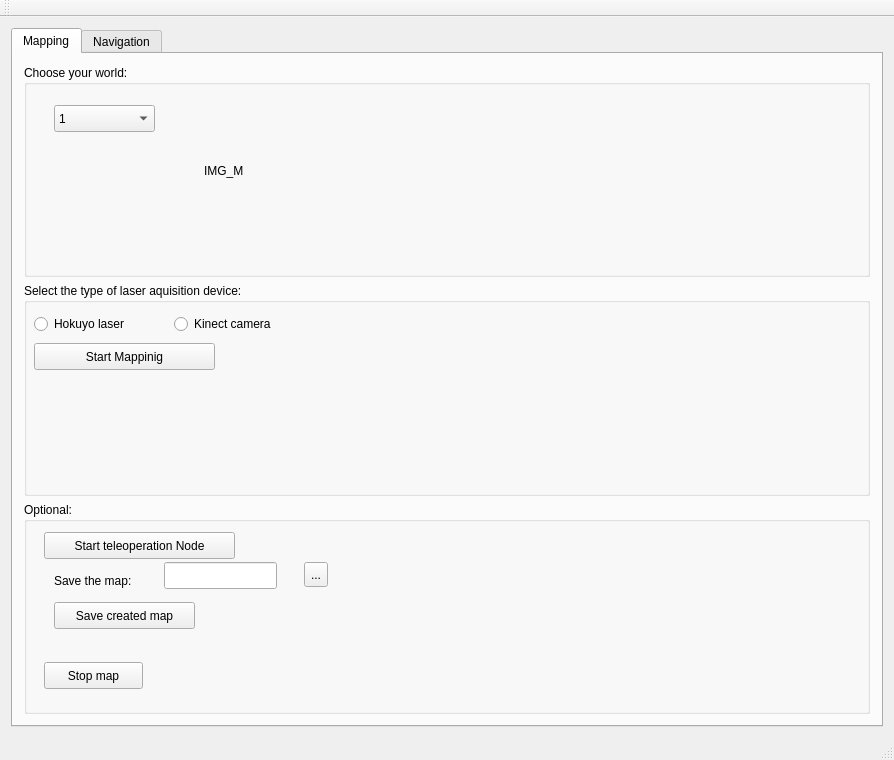
<?xml version="1.0" encoding="UTF-8"?>
<ui version="4.0">
 <class>MainWindow</class>
 <widget class="QMainWindow" name="MainWindow">
  <property name="geometry">
   <rect>
    <x>0</x>
    <y>0</y>
    <width>894</width>
    <height>760</height>
   </rect>
  </property>
  <property name="windowTitle">
   <string>Simulation Tool</string>
  </property>
  <widget class="QWidget" name="centralWidget">
   <layout class="QGridLayout" name="gridLayout">
    <item row="0" column="0">
     <widget class="QTabWidget" name="tabWidget">
      <property name="currentIndex">
       <number>0</number>
      </property>
      <widget class="QWidget" name="tab">
       <attribute name="title">
        <string>Mapping</string>
       </attribute>
       <layout class="QGridLayout" name="gridLayout_2">
        <item row="0" column="0">
         <widget class="QGroupBox" name="groupBox">
          <property name="title">
           <string>Choose your world:</string>
          </property>
          <property name="flat">
           <bool>false</bool>
          </property>
          <widget class="QComboBox" name="combo_box_mapping">
           <property name="geometry">
            <rect>
             <x>30</x>
             <y>40</y>
             <width>101</width>
             <height>27</height>
            </rect>
           </property>
           <item>
            <property name="text">
             <string>1</string>
            </property>
           </item>
           <item>
            <property name="text">
             <string>2</string>
            </property>
           </item>
           <item>
            <property name="text">
             <string>3</string>
            </property>
           </item>
          </widget>
          <widget class="QLabel" name="img_mapping">
           <property name="geometry">
            <rect>
             <x>180</x>
             <y>30</y>
             <width>311</width>
             <height>151</height>
            </rect>
           </property>
           <property name="text">
            <string>IMG_M</string>
           </property>
          </widget>
         </widget>
        </item>
        <item row="1" column="0">
         <widget class="QGroupBox" name="groupBox_2">
          <property name="title">
           <string>Select the type of laser aquisition device:</string>
          </property>
          <widget class="QRadioButton" name="hokuyo_gmapping">
           <property name="geometry">
            <rect>
             <x>10</x>
             <y>30</y>
             <width>117</width>
             <height>22</height>
            </rect>
           </property>
           <property name="text">
            <string>Hokuyo laser</string>
           </property>
          </widget>
          <widget class="QRadioButton" name="kinect_gmapping">
           <property name="geometry">
            <rect>
             <x>150</x>
             <y>30</y>
             <width>141</width>
             <height>22</height>
            </rect>
           </property>
           <property name="text">
            <string>Kinect camera</string>
           </property>
          </widget>
          <widget class="QPushButton" name="start_mapping">
           <property name="geometry">
            <rect>
             <x>10</x>
             <y>60</y>
             <width>181</width>
             <height>27</height>
            </rect>
           </property>
           <property name="text">
            <string>Start Mappinig</string>
           </property>
          </widget>
         </widget>
        </item>
        <item row="2" column="0">
         <widget class="QGroupBox" name="groupBox_3">
          <property name="title">
           <string>Optional: </string>
          </property>
          <widget class="QLabel" name="label_26">
           <property name="geometry">
            <rect>
             <x>30</x>
             <y>70</y>
             <width>101</width>
             <height>17</height>
            </rect>
           </property>
           <property name="text">
            <string>Save the map:</string>
           </property>
          </widget>
          <widget class="QLineEdit" name="text_path">
           <property name="geometry">
            <rect>
             <x>140</x>
             <y>60</y>
             <width>113</width>
             <height>27</height>
            </rect>
           </property>
          </widget>
          <widget class="QToolButton" name="browse_path">
           <property name="geometry">
            <rect>
             <x>280</x>
             <y>60</y>
             <width>24</width>
             <height>25</height>
            </rect>
           </property>
           <property name="text">
            <string>...</string>
           </property>
          </widget>
          <widget class="QPushButton" name="save_map">
           <property name="geometry">
            <rect>
             <x>30</x>
             <y>100</y>
             <width>141</width>
             <height>27</height>
            </rect>
           </property>
           <property name="text">
            <string>Save created map</string>
           </property>
          </widget>
          <widget class="QPushButton" name="start_teleop">
           <property name="geometry">
            <rect>
             <x>20</x>
             <y>30</y>
             <width>191</width>
             <height>27</height>
            </rect>
           </property>
           <property name="text">
            <string>Start teleoperation Node</string>
           </property>
          </widget>
          <widget class="QPushButton" name="pushButton">
           <property name="geometry">
            <rect>
             <x>20</x>
             <y>160</y>
             <width>99</width>
             <height>27</height>
            </rect>
           </property>
           <property name="text">
            <string>Stop map</string>
           </property>
          </widget>
         </widget>
        </item>
       </layout>
      </widget>
      <widget class="QWidget" name="tab_2">
       <attribute name="title">
        <string>Navigation</string>
       </attribute>
       <layout class="QGridLayout" name="gridLayout_4" rowstretch="1,1,2,1" rowminimumheight="0,0,0,0">
        <item row="0" column="0">
         <widget class="QGroupBox" name="groupBox_4">
          <property name="title">
           <string>Choose your world:</string>
          </property>
          <property name="flat">
           <bool>false</bool>
          </property>
          <widget class="QComboBox" name="combo_box_nav">
           <property name="geometry">
            <rect>
             <x>30</x>
             <y>40</y>
             <width>101</width>
             <height>27</height>
            </rect>
           </property>
           <item>
            <property name="text">
             <string/>
            </property>
           </item>
           <item>
            <property name="text">
             <string>1</string>
            </property>
           </item>
           <item>
            <property name="text">
             <string>2</string>
            </property>
           </item>
           <item>
            <property name="text">
             <string>3</string>
            </property>
           </item>
          </widget>
          <widget class="QLabel" name="img_nav">
           <property name="geometry">
            <rect>
             <x>190</x>
             <y>30</y>
             <width>311</width>
             <height>151</height>
            </rect>
           </property>
           <property name="text">
            <string>IMG_N</string>
           </property>
          </widget>
         </widget>
        </item>
        <item row="1" column="0">
         <widget class="QGroupBox" name="groupBox_5">
          <property name="title">
           <string>Select the type of laser aquisition device:</string>
          </property>
          <widget class="QRadioButton" name="hokuyo_nav">
           <property name="geometry">
            <rect>
             <x>10</x>
             <y>40</y>
             <width>119</width>
             <height>22</height>
            </rect>
           </property>
           <property name="text">
            <string>Hokuyo laser</string>
           </property>
          </widget>
          <widget class="QRadioButton" name="kinect_nav">
           <property name="geometry">
            <rect>
             <x>140</x>
             <y>40</y>
             <width>131</width>
             <height>22</height>
            </rect>
           </property>
           <property name="text">
            <string>Kinect camera</string>
           </property>
          </widget>
         </widget>
        </item>
        <item row="2" column="0">
         <widget class="QGroupBox" name="groupBox_6">
          <property name="title">
           <string>Set the number of robots to be spawned and their initial position:</string>
          </property>
          <widget class="QWidget" name="layoutWidget">
           <property name="geometry">
            <rect>
             <x>10</x>
             <y>30</y>
             <width>221</width>
             <height>24</height>
            </rect>
           </property>
           <layout class="QHBoxLayout" name="horizontalLayout_2">
            <item>
             <widget class="QRadioButton" name="pioneer_1">
              <property name="text">
               <string>1</string>
              </property>
             </widget>
            </item>
            <item>
             <widget class="QRadioButton" name="pioneer_2">
              <property name="text">
               <string>2</string>
              </property>
             </widget>
            </item>
            <item>
             <widget class="QRadioButton" name="pioneer_3">
              <property name="text">
               <string>3</string>
              </property>
             </widget>
            </item>
            <item>
             <widget class="QRadioButton" name="pioneer_4">
              <property name="text">
               <string>4</string>
              </property>
             </widget>
            </item>
            <item>
             <widget class="QRadioButton" name="pioneer_5">
              <property name="text">
               <string>5</string>
              </property>
             </widget>
            </item>
           </layout>
          </widget>
          <widget class="QLabel" name="label_17">
           <property name="geometry">
            <rect>
             <x>20</x>
             <y>70</y>
             <width>16</width>
             <height>17</height>
            </rect>
           </property>
           <property name="text">
            <string>x:</string>
           </property>
          </widget>
          <widget class="QLabel" name="label_18">
           <property name="geometry">
            <rect>
             <x>20</x>
             <y>100</y>
             <width>16</width>
             <height>17</height>
            </rect>
           </property>
           <property name="text">
            <string>y:</string>
           </property>
          </widget>
          <widget class="QPushButton" name="start_nav">
           <property name="geometry">
            <rect>
             <x>10</x>
             <y>150</y>
             <width>151</width>
             <height>27</height>
            </rect>
           </property>
           <property name="text">
            <string>Start Navigation</string>
           </property>
          </widget>
          <widget class="QDoubleSpinBox" name="x1">
           <property name="geometry">
            <rect>
             <x>40</x>
             <y>60</y>
             <width>69</width>
             <height>27</height>
            </rect>
           </property>
          </widget>
          <widget class="QDoubleSpinBox" name="y1">
           <property name="geometry">
            <rect>
             <x>40</x>
             <y>90</y>
             <width>69</width>
             <height>27</height>
            </rect>
           </property>
          </widget>
          <widget class="QLabel" name="label_19">
           <property name="geometry">
            <rect>
             <x>120</x>
             <y>70</y>
             <width>16</width>
             <height>17</height>
            </rect>
           </property>
           <property name="text">
            <string>x:</string>
           </property>
          </widget>
          <widget class="QDoubleSpinBox" name="x2">
           <property name="geometry">
            <rect>
             <x>140</x>
             <y>60</y>
             <width>69</width>
             <height>27</height>
            </rect>
           </property>
          </widget>
          <widget class="QDoubleSpinBox" name="y2">
           <property name="geometry">
            <rect>
             <x>140</x>
             <y>90</y>
             <width>69</width>
             <height>27</height>
            </rect>
           </property>
          </widget>
          <widget class="QLabel" name="label_20">
           <property name="geometry">
            <rect>
             <x>120</x>
             <y>100</y>
             <width>16</width>
             <height>17</height>
            </rect>
           </property>
           <property name="text">
            <string>y:</string>
           </property>
          </widget>
          <widget class="QLabel" name="label_21">
           <property name="geometry">
            <rect>
             <x>220</x>
             <y>70</y>
             <width>16</width>
             <height>17</height>
            </rect>
           </property>
           <property name="text">
            <string>x:</string>
           </property>
          </widget>
          <widget class="QDoubleSpinBox" name="x3">
           <property name="geometry">
            <rect>
             <x>240</x>
             <y>60</y>
             <width>69</width>
             <height>27</height>
            </rect>
           </property>
          </widget>
          <widget class="QDoubleSpinBox" name="y3">
           <property name="geometry">
            <rect>
             <x>240</x>
             <y>90</y>
             <width>69</width>
             <height>27</height>
            </rect>
           </property>
          </widget>
          <widget class="QLabel" name="label_22">
           <property name="geometry">
            <rect>
             <x>220</x>
             <y>100</y>
             <width>16</width>
             <height>17</height>
            </rect>
           </property>
           <property name="text">
            <string>y:</string>
           </property>
          </widget>
          <widget class="QLabel" name="label_23">
           <property name="geometry">
            <rect>
             <x>330</x>
             <y>70</y>
             <width>16</width>
             <height>17</height>
            </rect>
           </property>
           <property name="text">
            <string>x:</string>
           </property>
          </widget>
          <widget class="QDoubleSpinBox" name="x4">
           <property name="geometry">
            <rect>
             <x>350</x>
             <y>60</y>
             <width>69</width>
             <height>27</height>
            </rect>
           </property>
          </widget>
          <widget class="QDoubleSpinBox" name="y4">
           <property name="geometry">
            <rect>
             <x>350</x>
             <y>90</y>
             <width>69</width>
             <height>27</height>
            </rect>
           </property>
          </widget>
          <widget class="QLabel" name="label_37">
           <property name="geometry">
            <rect>
             <x>330</x>
             <y>100</y>
             <width>16</width>
             <height>17</height>
            </rect>
           </property>
           <property name="text">
            <string>y:</string>
           </property>
          </widget>
          <widget class="QLabel" name="label_38">
           <property name="geometry">
            <rect>
             <x>430</x>
             <y>70</y>
             <width>16</width>
             <height>17</height>
            </rect>
           </property>
           <property name="text">
            <string>x:</string>
           </property>
          </widget>
          <widget class="QLabel" name="label_39">
           <property name="geometry">
            <rect>
             <x>430</x>
             <y>100</y>
             <width>16</width>
             <height>17</height>
            </rect>
           </property>
           <property name="text">
            <string>y:</string>
           </property>
          </widget>
          <widget class="QDoubleSpinBox" name="y5">
           <property name="geometry">
            <rect>
             <x>450</x>
             <y>90</y>
             <width>69</width>
             <height>27</height>
            </rect>
           </property>
          </widget>
          <widget class="QDoubleSpinBox" name="x5">
           <property name="geometry">
            <rect>
             <x>450</x>
             <y>60</y>
             <width>69</width>
             <height>27</height>
            </rect>
           </property>
          </widget>
         </widget>
        </item>
        <item row="3" column="0">
         <widget class="QGroupBox" name="groupBox_13">
          <property name="title">
           <string>Send the Robots to a position:</string>
          </property>
          <widget class="QPushButton" name="goal">
           <property name="geometry">
            <rect>
             <x>20</x>
             <y>80</y>
             <width>99</width>
             <height>27</height>
            </rect>
           </property>
           <property name="text">
            <string>GO!</string>
           </property>
          </widget>
          <widget class="QLabel" name="label_25">
           <property name="geometry">
            <rect>
             <x>30</x>
             <y>60</y>
             <width>16</width>
             <height>17</height>
            </rect>
           </property>
           <property name="text">
            <string>y:</string>
           </property>
          </widget>
          <widget class="QDoubleSpinBox" name="x_goal">
           <property name="geometry">
            <rect>
             <x>50</x>
             <y>20</y>
             <width>69</width>
             <height>27</height>
            </rect>
           </property>
          </widget>
          <widget class="QDoubleSpinBox" name="y_goal">
           <property name="geometry">
            <rect>
             <x>50</x>
             <y>50</y>
             <width>69</width>
             <height>27</height>
            </rect>
           </property>
          </widget>
          <widget class="QLabel" name="label_24">
           <property name="geometry">
            <rect>
             <x>30</x>
             <y>30</y>
             <width>16</width>
             <height>17</height>
            </rect>
           </property>
           <property name="text">
            <string>x:</string>
           </property>
          </widget>
         </widget>
        </item>
       </layout>
      </widget>
     </widget>
    </item>
   </layout>
  </widget>
  <widget class="QMenuBar" name="menuBar">
   <property name="geometry">
    <rect>
     <x>0</x>
     <y>0</y>
     <width>894</width>
     <height>25</height>
    </rect>
   </property>
  </widget>
  <widget class="QToolBar" name="mainToolBar">
   <attribute name="toolBarArea">
    <enum>TopToolBarArea</enum>
   </attribute>
   <attribute name="toolBarBreak">
    <bool>false</bool>
   </attribute>
  </widget>
  <widget class="QStatusBar" name="statusBar"/>
 </widget>
 <layoutdefault spacing="6" margin="11"/>
 <resources/>
 <connections/>
</ui>
